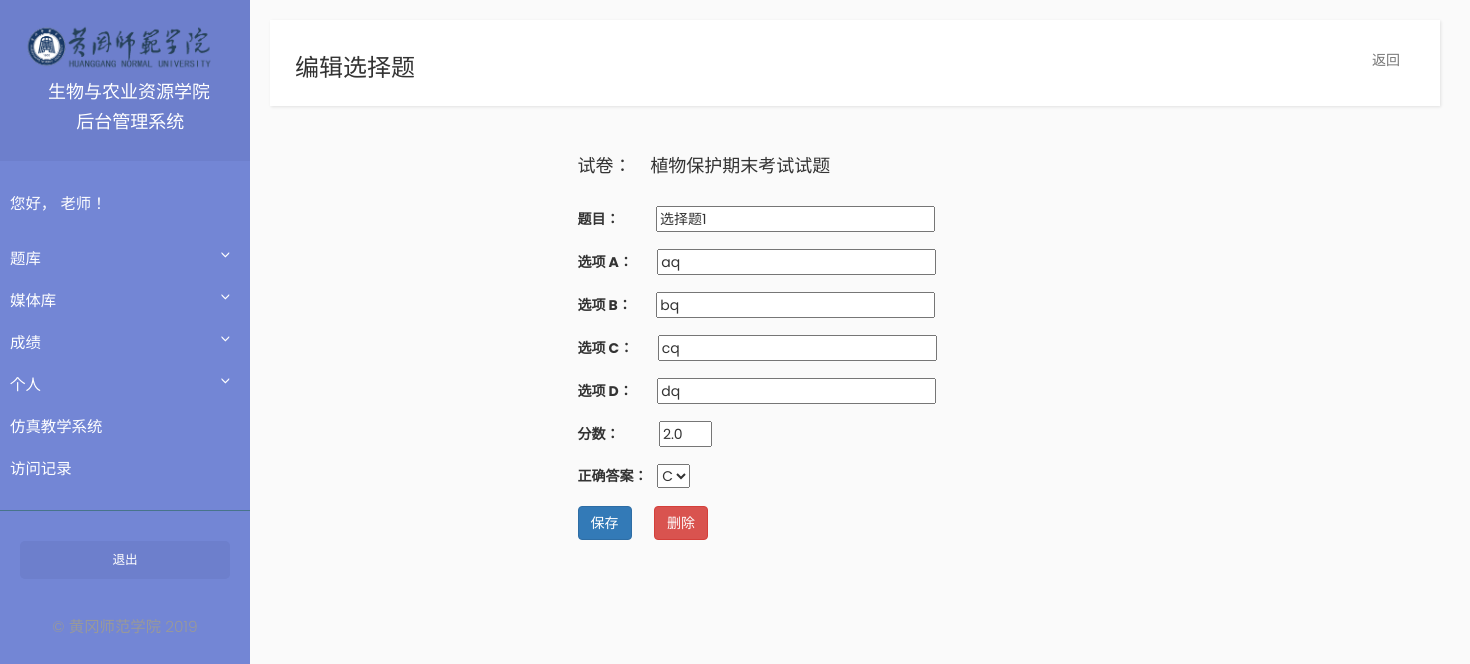
/examination/modify_multiple_choice_question/1 (signed in), run on the app's committed database.
### Examination/models.py (models this page shows, shortened)
class Multiple_Choice_Question(models.Model):
    paper = models.ForeignKey(Paper, on_delete=models.CASCADE, null=True)
    title = models.CharField(max_length=1000)
    option_A = models.CharField(max_length=1000)
    option_B = models.CharField(max_length=1000)
    option_C = models.CharField(max_length=1000)
    option_D = models.CharField(max_length=1000)
    point = models.FloatField()
    OPTIONS = (
        ('A', 'A'),
        ('B', 'B'),
        ('C', 'C'),
        ('D', 'D'))
    right_answer = models.CharField(max_length=1, choices=OPTIONS, default=None)
    class Meta:
        db_table = 'multiple_choice_question'
        verbose_name = '选择题'
        verbose_name_plural = '选择题'

class Paper(models.Model):
    title = models.CharField(max_length=1000)
    description = models.TextField()
    multiple_choice_question_total_score = models.FloatField(default=0)
    essay_question_total_score = models.FloatField(default=0)
    publish_date = models.DateField(auto_now=True)
    expire_date = models.DateField(default=date.today() + timedelta(days=30))  # default expire date is 30 days from now on
    is_published = models.BooleanField(default=False)
    paper_maker = models.ForeignKey(Teacher, on_delete=models.CASCADE, null=True)
    class Meta:
        db_table = 'paper'
        verbose_name = '试卷'
        verbose_name_plural = '试卷'

### Examination/views.py (the view)
# urls.py: path("modify_multiple_choice_question/<int:question_id>", views.modify_multiple_choice_question, name="modify_multiple_choice_question"),
@login_required
def modify_multiple_choice_question(request, question_id):
    try:
        question = Multiple_Choice_Question.objects.get(pk=question_id)
    except Multiple_Choice_Question.DoesNotExist:
        raise Http404("Question does not exist")
    if request.method == 'POST':
        form = MultipleChoiceQuestionForm(request.POST)
        if form.is_valid():
            question.title = form.cleaned_data['title']
            question.option_A = form.cleaned_data['option_A']
            question.option_B = form.cleaned_data['option_B']
            question.option_C = form.cleaned_data['option_C']
            question.option_D = form.cleaned_data['option_D']
            question.point = form.cleaned_data['point']
            question.right_answer = form.cleaned_data['right_answer']
            question.save()
            messages.success(request, '修改成功！')
            return HttpResponseRedirect(reverse('examination:paper_preview', args=[question.paper.pk]))
        else:
            print(form.errors)
    else:
        form = MultipleChoiceQuestionForm(instance=question)
        context = {'form' : form, 'question' : question}
        return render(request, 'examination/modify_multiple_choice_question.html', context=context)

### Examination/forms.py
class MultipleChoiceQuestionForm(forms.ModelForm):
    class Meta:
        model = Multiple_Choice_Question
        exclude = ['paper']
        widgets = {'point': forms.NumberInput(attrs={'style': 'width:6ch'}),}

### Examination/templates/examination/modify_multiple_choice_question.html (shortened to what this page needs)
{% extends "teacher/base.html" %}
{% block title_block %}
<h3>编辑选择题</h3>
{% endblock %}
{% block navbar_block %}
 <div class="collapse navbar-collapse" id="bs-example-navbar-collapse-1">
    <ul class="nav navbar-nav navbar-right">
        <li><a href="{% url 'examination:paper_preview' question.paper.pk %}" class="hvr-bounce-to-top">返回</a></li>
    </ul>
</div>
{% endblock %}
{% block content_block%}
<div class="container">
    <div class="row">
        <div class="col-md-6 col-md-offset-3">
            <h4>试卷：&nbsp;&nbsp;&nbsp;&nbsp;{{ question.paper.title }}</h4><br>
            <form action="{% url 'examination:modify_multiple_choice_question' question.pk %}" method="POST">
                <div class="form-group">
                    <label for="{{ form.title.id_for_label }}">题目：&nbsp;&nbsp;&nbsp;&nbsp;&nbsp;&nbsp;&nbsp;&nbsp;&nbsp;&nbsp;&nbsp;</label>
                    {{ form.title }}
                </div>
                <div class="form-group">
                    <label for="{{ form.option_A.id_for_label }}">选项 A：&nbsp;&nbsp;&nbsp;&nbsp;&nbsp;&nbsp;&nbsp;</label>
                    {{ form.option_A }}
                </div>
                <div class="form-group">
                    <label for="{{ form.option_B.id_for_label }}">选项 B：&nbsp;&nbsp;&nbsp;&nbsp;&nbsp;&nbsp;&nbsp;</label>
                    {{ form.option_B }}
                </div>
                <div class="form-group">
                    <label for="{{ form.option_C.id_for_label }}">选项 C：&nbsp;&nbsp;&nbsp;&nbsp;&nbsp;&nbsp;&nbsp;</label>
                    {{ form.option_C }}
                </div>
                <div class="form-group">
                    <label for="{{ form.option_D.id_for_label }}">选项 D：&nbsp;&nbsp;&nbsp;&nbsp;&nbsp;&nbsp;&nbsp;</label>
                    {{ form.option_D }}
                </div>
                <div class="form-group">
                    <label for="{{ form.point.id_for_label }}">分数：&nbsp;&nbsp;&nbsp;&nbsp;&nbsp;&nbsp;&nbsp;&nbsp;&nbsp;&nbsp;&nbsp;&nbsp;</label>
                    {{ form.point }}
                </div>
                <div class="form-group">
                    <label for="{{ form.right_answer.id_for_label }}">正确答案：&nbsp;&nbsp;</label>
                    {{ form.right_answer }}
                </div>
                <button type="submit" class="btn btn-primary">保存</button>&nbsp;&nbsp;&nbsp;&nbsp;&nbsp;
                <a class="btn btn-danger" href="{% url 'examination:delete_multiple_choice_question' question.pk %}">删除</a>&nbsp;&nbsp;&nbsp;&nbsp;&nbsp;
            </form>
        </div>
    </div>
</div>
{% endblock %}

### Basic/static/basic/css/sidebar.css (style rules this page uses)
body { font-family: 'Poppins', sans-serif; background: #fafafa; }
a, a:hover, a:focus { color: inherit; text-decoration: none; transition: all 0.3s; }

### data on the page
Multiple_Choice_Question: paper "植物保护期末考试试题", title "选择题1", option_A "aq", option_B "bq", option_C "cq", option_D "dq", point "2.0", right_answer "C"
